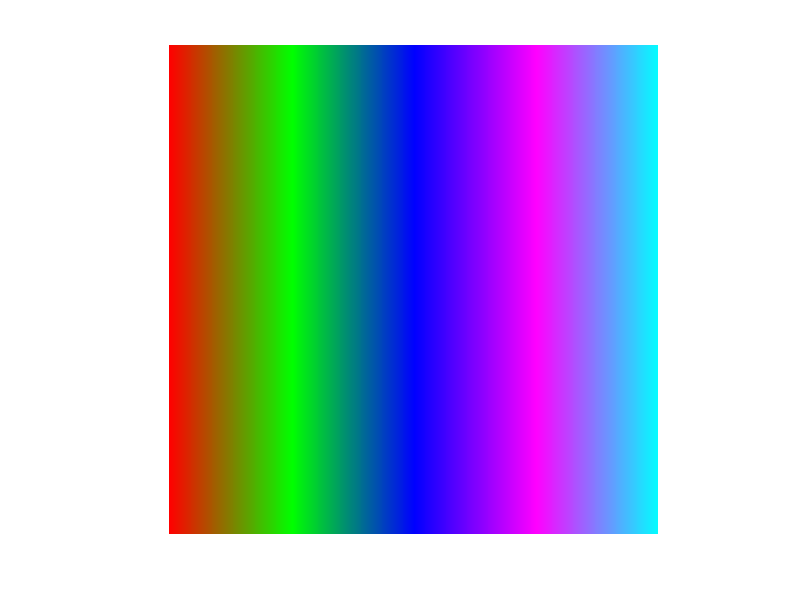

This figure's MATLAB source:
%% -- DCR-MOD A: Fede-droid PROGRAM --
% Author: Fede-droid
% Created: November 2023
%
% Objective: Create a custom color gradient
%
% Description:
% Given a predefined number of randomly chosen colors (6), the user selects
% the desired number of colors to use.
% 3D arrays are created to store the RGB values of each chosen color.
% Subsequently, the interpolation function begins its process with
% the previously considered colors, creating the so-called
% 'smoothing' between colors.
% Finally, the end result is displayed.
%
% Input:
% - nColors: the number of colors to be used.
%
% Output:
% - rgbMatrix: matrix representing the final 'smoothing.'
%
% Notes:
%   - If you want to use more than 6 colors, you need to
%     add a vector of length 3 representing a color in
%     RGB format, and you must also add a 3D array referring to the RGB values
%     of that color added just before.
%

% Clear the command window and workspace
clc;
clear;

% Prompt the user to enter the number of colors desired
nColors = input('Enter the number of colors you want to use: ');

% Check if the entered number of colors is valid
if nColors == 1
    % Display an error message and prompt the user again
    disp('Error: not enough colors!!.');
    nColors = input('Enter the number of colors you want to use: ');
end

% Calculate the number of columns based on the chosen number of colors
nColumns = nColors - 1;

% Set the size of each color section
dimSezione = 128;
n = dimSezione * nColumns;

% Initialize a matrix to store RGB values for each pixel
rgbMatrix = zeros(n, n, 3, 'uint8');

% Define 6 colors: red, green, blue, magenta, cyan, white
r = [255, 0, 0];
g = [0, 255, 0];
b = [0, 0, 255];
m = [255, 0, 255];
c = [0, 255, 255];
w = [255, 255, 255];


% Create a 3D matrix to store the RGB values for each color
v(:,:,1) = r;
v(:,:,2) = g;
v(:,:,3) = b;
v(:,:,4) = m;
v(:,:,5) = c;
v(:,:,6) = w;


% Define a function for linear interpolation between two colors
fun = @(x, dim, col1, col2) (x / dim) * col2 + (1 - (x / dim)) * col1;

% Initialize variables for gradient calculation
a = 1;

% Loop through each column to generate the color gradient
for x = 1:nColumns
    % Calculate the start and end indices for the current color section
    a = ((x - 1) * dimSezione) + 1; % +1 because the array starts from 1, not 0
    b = (x * dimSezione);
    
    % Loop through each pixel in the current color section
    for i = 1:n
        for j = a:b
            % Interpolate RGB values using the defined function
            rgbMatrix(i, j, 1) = fun(j - a, dimSezione, v(:, 1, x), v(:, 1, x + 1));
            rgbMatrix(i, j, 2) = fun(j - a, dimSezione, v(:, 2, x), v(:, 2, x + 1));
            rgbMatrix(i, j, 3) = fun(j - a, dimSezione, v(:, 3, x), v(:, 3, x + 1));
        end
    end
end

% Show the result
imshow(rgbMatrix, 'InitialMagnification', 'fit');



%+1 because the array starts from 1, not 0

%j è la mia colonna pixel dove sono arrivato, devo poi togliere A che è la
%sezione da 0 a dove sono quindi trovo il numero di pixel della sezione
%corrente a cui sono arrivato
